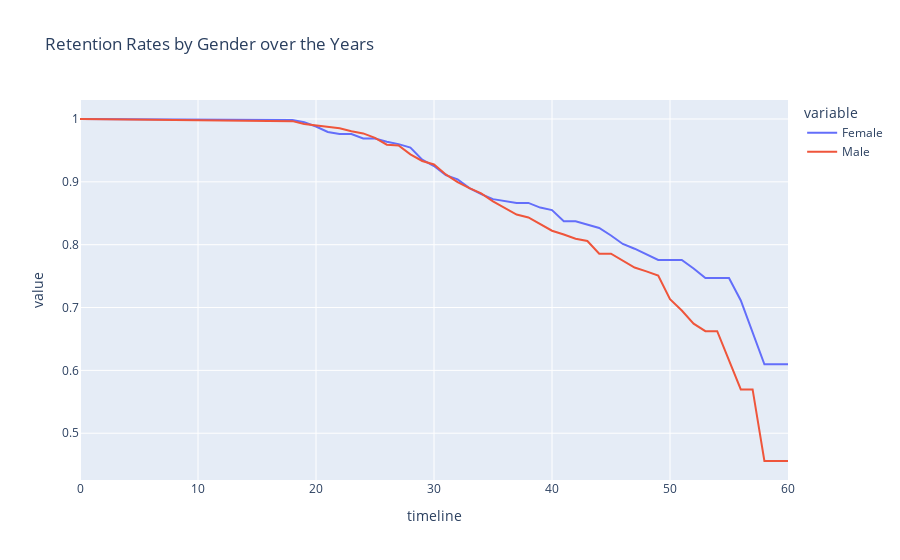

Write notebook code for a chart like this one.
### Code cell
results1 = survival(data, 'Gender', 'Age', 'Attrition')
px.line(data_frame=results1, title = 'Retention Rates by Gender over the Years')

### Figure 1 — Plotly figure (JSON) as saved in the notebook; plotly's stock layout.template omitted (floating-point values rounded to 4 significant figures)
{"data": [{"hovertemplate": "variable=Female<br>timeline=%{x}<br>value=%{y}<extra></extra>", "legendgroup": "Female", "line": {"color": "#636efa", "dash": "solid"}, "marker": {"symbol": "circle"}, "mode": "lines", "name": "Female", "orientation": "v", "showlegend": true, "type": "scatter", "x": [0, 18, 19, 20, 21, 22, 23, 24, 25, 26, 27, 28, 29, 30, 31, 32, 33, 34, 35, 36, 37, 38, 39, 40, 41, 42, 43, 44, 45, 46, 47, 48, 49, 50, 51, 52, 53, 54, 55, 56, 57, 58, 59, 60], "xaxis": "x", "y": [1, 0.9983, 0.9949, 0.988, 0.9794, 0.976, 0.976, 0.969, 0.969, 0.9637, 0.9601, 0.9544, 0.9352, 0.9252, 0.9105, 0.904, 0.8901, 0.8804, 0.8725, 0.8696, 0.8665, 0.8665, 0.8591, 0.8551, 0.8374, 0.8374, 0.8322, 0.8266, 0.8146, 0.8011, 0.7936, 0.785, 0.7757, 0.7757, 0.7757, 0.7621, 0.7469, 0.7469, 0.7469, 0.7113, 0.6605, 0.6097, 0.6097, 0.6097], "yaxis": "y"}, {"hovertemplate": "variable=Male<br>timeline=%{x}<br>value=%{y}<extra></extra>", "legendgroup": "Male", "line": {"color": "#EF553B", "dash": "solid"}, "marker": {"symbol": "circle"}, "mode": "lines", "name": "Male", "orientation": "v", "showlegend": true, "type": "scatter", "x": [0, 18, 19, 20, 21, 22, 23, 24, 25, 26, 27, 28, 29, 30, 31, 32, 33, 34, 35, 36, 37, 38, 39, 40, 41, 42, 43, 44, 45, 46, 47, 48, 49, 50, 51, 52, 53, 54, 55, 56, 57, 58, 59, 60], "xaxis": "x", "y": [1, 0.9966, 0.9921, 0.9898, 0.9886, 0.9852, 0.9806, 0.977, 0.9699, 0.959, 0.9578, 0.9438, 0.9332, 0.9277, 0.9118, 0.8997, 0.8901, 0.8817, 0.8689, 0.8589, 0.848, 0.8433, 0.8331, 0.8222, 0.8162, 0.8096, 0.8058, 0.7856, 0.7856, 0.7752, 0.7637, 0.7575, 0.7508, 0.7132, 0.6952, 0.6744, 0.6624, 0.6624, 0.6172, 0.5697, 0.5697, 0.4558, 0.4558, 0.4558], "yaxis": "y"}], "layout": {"autosize": true, "legend": {"title": {"text": "variable"}, "tracegroupgap": 0}, "title": {"text": "Retention Rates by Gender over the Years"}, "xaxis": {"anchor": "y", "autorange": true, "domain": [0, 1], "range": [0, 60], "title": {"text": "timeline"}, "type": "linear"}, "yaxis": {"anchor": "x", "autorange": true, "domain": [0, 1], "range": [0.4255, 1.03], "title": {"text": "value"}, "type": "linear"}}}
